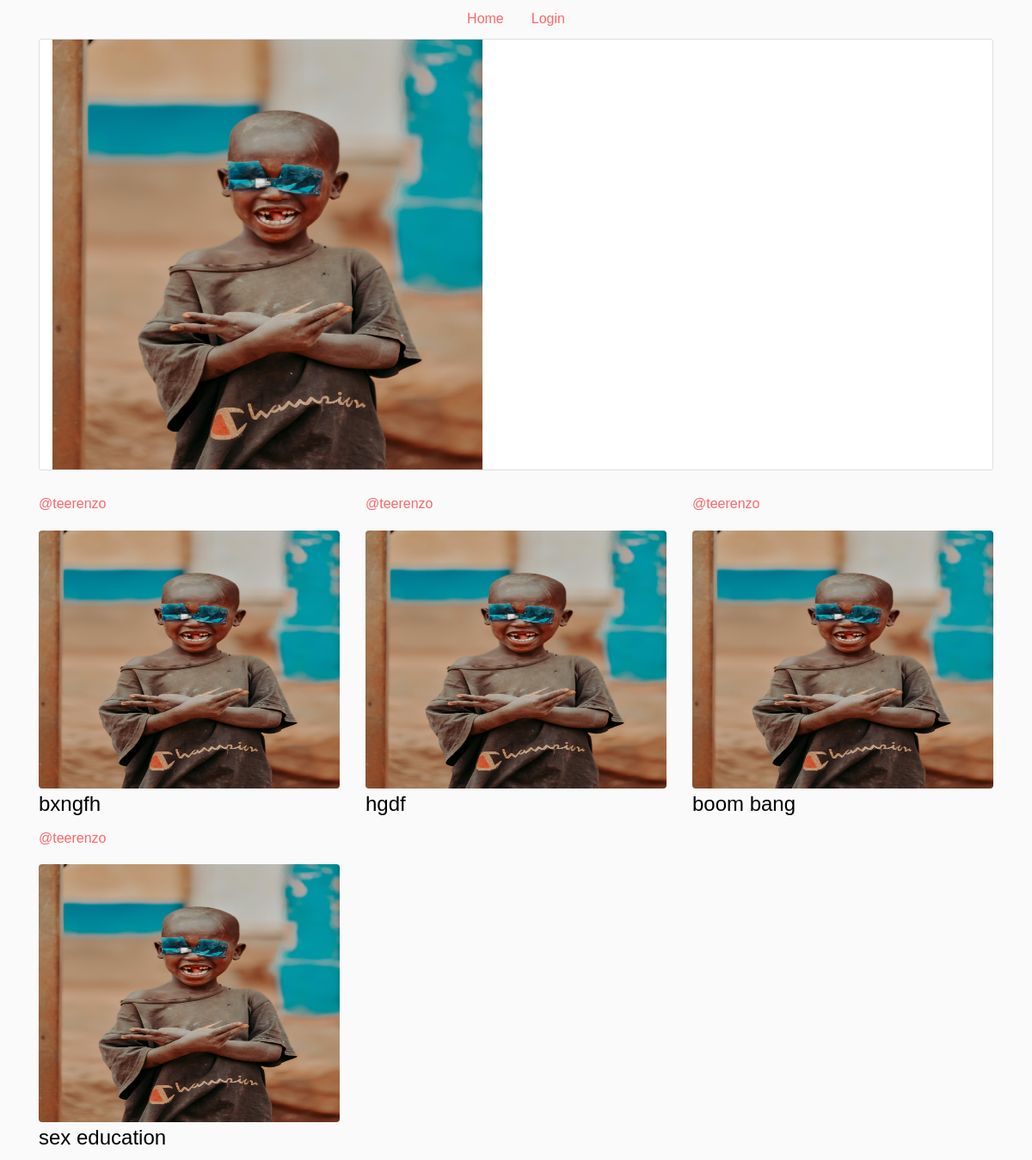
/viewMovie/2, run on the app's committed database.
### cinema/models.py (models this page shows, shortened)
class Movie(models.Model):
    user=models.ForeignKey(User,on_delete=models.CASCADE)
    genre=models.ForeignKey(Genre,on_delete=models.CASCADE)
    title=models.CharField(max_length=200)
    actors=models.TextField()
    description=models.TextField()
    release_date=models.DateField()
    poster=models.ImageField(default='avatar.jpg',upload_to="static/images")
    trailer=models.TextField()
    created_date=models.DateTimeField(auto_now=True)
    class Meta:
        ordering=['-created_date']

### cinema/views.py (the view)
# urls.py: path('viewMovie/<str:id>', regural.singleMovie, name="viewMovie")
def singleMovie(request,id):
    movie=Movie.objects.get(id=id)
    movies=Movie.objects.filter(genre=movie.genre)
    context={"movie":movie,"similar":movies}
    return render(request,'viewMovie.html',context)

### templates/viewMovie.html
{% extends 'includes/master.html' %}
     {% block content %}
     <div class="container  justify-content-center">
        <div class="card col-md-12">
        <img src="{{ movie.poster.url }}" alt=""  style="height: 500px; width: 500px;" srcset="">
    </div>
    <div class="row">
        <div class="col-md-12 mb-4">
        </div>
        {% for movie1 in similar %}
          {% if movie1.id != movie.id %}
        <div class="col-md-4">
            <a href="viewMovie/{{movie.id}}">
            <p>@{{movie1.user.username}}</p>
            <img class="rounded" src="{{ movie.poster.url }}" width="100" height="300" style="width: 100%" alt="{{ movie.poster }}" srcset="">
            <h4 class="h4">{{ movie1.title }}</h4>
        </a>
        </div>
        {% endif %}
        {% endfor %}
    </div>
     </div>
{% endblock content %}

### data on the page
Movie: poster (picture)
Movie: user.username "teerenzo", poster (picture), title "bxngfh"
Movie: user.username "teerenzo", poster (picture), title "hgdf"
Movie: user.username "teerenzo", poster (picture), title "boom bang"
Movie: user.username "teerenzo", poster (picture), title "sex education"
